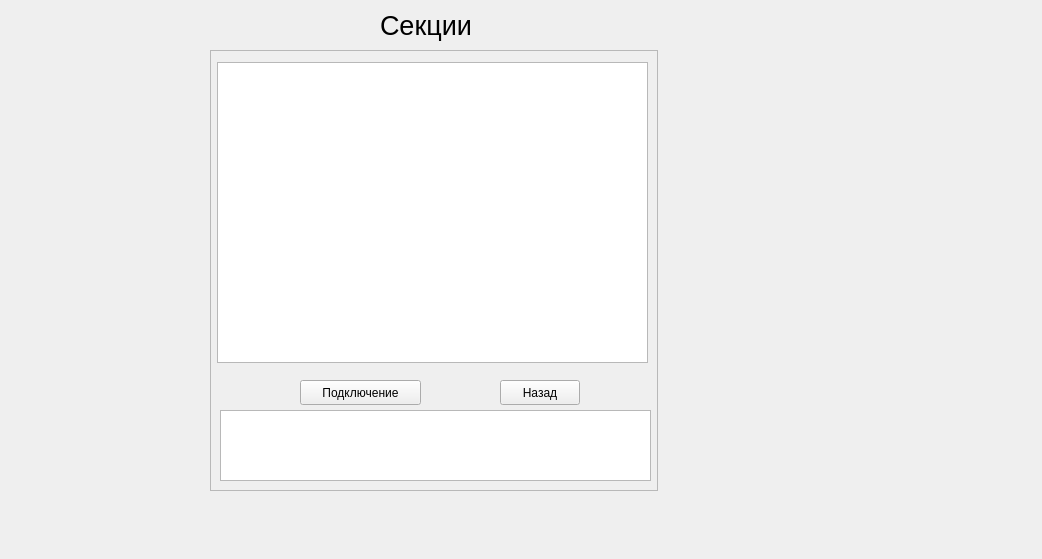
<?xml version="1.0" encoding="UTF-8"?>
<ui version="4.0">
 <class>sectionu</class>
 <widget class="QWidget" name="sectionu">
  <property name="geometry">
   <rect>
    <x>0</x>
    <y>0</y>
    <width>1042</width>
    <height>559</height>
   </rect>
  </property>
  <property name="windowTitle">
   <string>Form</string>
  </property>
  <widget class="QFrame" name="frame">
   <property name="geometry">
    <rect>
     <x>210</x>
     <y>50</y>
     <width>448</width>
     <height>441</height>
    </rect>
   </property>
   <property name="frameShape">
    <enum>QFrame::StyledPanel</enum>
   </property>
   <property name="frameShadow">
    <enum>QFrame::Raised</enum>
   </property>
   <widget class="QTableWidget" name="twSectionU">
    <property name="geometry">
     <rect>
      <x>7</x>
      <y>12</y>
      <width>431</width>
      <height>301</height>
     </rect>
    </property>
   </widget>
   <widget class="QTextEdit" name="teSectionU">
    <property name="geometry">
     <rect>
      <x>10</x>
      <y>360</y>
      <width>431</width>
      <height>71</height>
     </rect>
    </property>
   </widget>
   <widget class="QPushButton" name="btnBackU">
    <property name="geometry">
     <rect>
      <x>290</x>
      <y>330</y>
      <width>80</width>
      <height>25</height>
     </rect>
    </property>
    <property name="text">
     <string>Назад</string>
    </property>
   </widget>
   <widget class="QPushButton" name="bntConnect">
    <property name="geometry">
     <rect>
      <x>90</x>
      <y>330</y>
      <width>121</width>
      <height>25</height>
     </rect>
    </property>
    <property name="text">
     <string>Подключение</string>
    </property>
   </widget>
  </widget>
  <widget class="QLabel" name="label_3">
   <property name="geometry">
    <rect>
     <x>380</x>
     <y>0</y>
     <width>121</width>
     <height>51</height>
    </rect>
   </property>
   <property name="font">
    <font>
     <pointsize>20</pointsize>
    </font>
   </property>
   <property name="text">
    <string>Секции</string>
   </property>
  </widget>
 </widget>
 <resources/>
 <connections/>
</ui>
